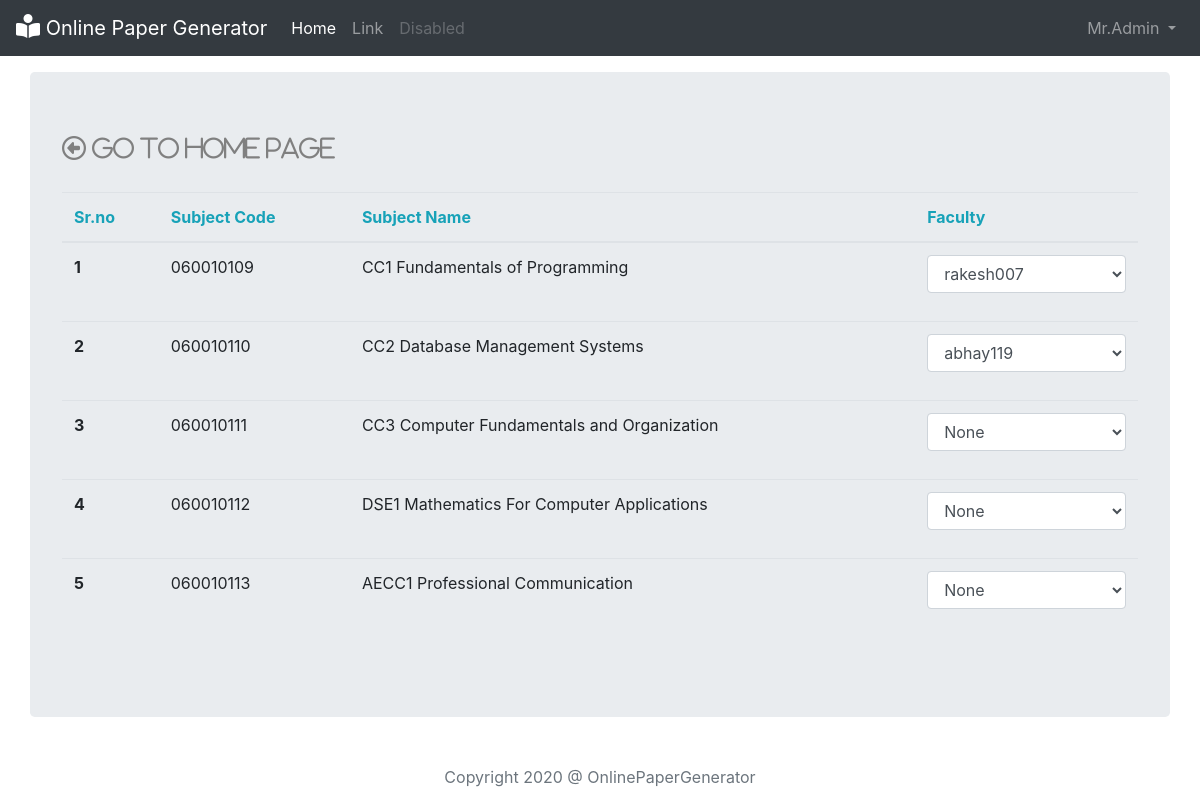
The page /adminhome/allocatesubject/ (signed in) on the database its author committed.
### OnlinePaperGenerator/models.py (models this page shows, shortened)
class subject(models.Model):
    subject_code = models.CharField(default = "", max_length=15)
    subject_name = models.CharField(max_length=100)
    sem = models.IntegerField()
    faculty = models.CharField(max_length=50,null=True, blank=True)

### OnlinePaperGenerator/views.py (the view)
# urls.py: path('adminhome/allocatesubject/', views.allocatesubject, name="allocatesubject"),
def allocatesubject(request):
    if request.user.is_superuser:
        sub = subject.objects.all()
        fac = User.objects.all()
        params = {
            "obj": sub,
            "faculty": fac
            }
        return render(request, "admin/allocatesubject.html",params)
    else:
        return HttpResponse("error 404: page not found")

### templates/admin/allocatesubject.html (shortened to what this page needs)
{% extends 'base.html' %}
{% block body %}
<div class="container mt-3 jumbotron">
    <a href="/adminhome/"><i class='far fa-arrow-alt-circle-left mb-3' style='font-size:24px;color:gray'> Go To Home Page</i></a>
    <table class="table mt-3">
        <thead class="text-info">
            <tr>
                <th scope="col">Sr.no</th>
                <th scope="col">Subject Code</th>
                <th scope="col">Subject Name</th>
                <th scope="col">Faculty</th>
            </tr>
        </thead>
        <tbody>
            {% for item in obj %}
            <tr id={{forloop.counter}}>
                <th scope="row">{{forloop.counter}}</th>
                <td name={{item.subject_code}}>{{ item.subject_code }}</td>
                <td>{{ item.subject_name }}</td>
                <td>
                    <div class="form-group">
                        <select id="inputState" class="form-control " onchange="demo({{forloop.counter}})">
                            {% if item.faculty == "" %}
                            <option disabled selected>Choose...</option>
                            {% else %}
                            <option selected>{{item.faculty}}</option>
                            {% endif %}
                        </select>
                    </div>
                </td>
            </tr>
            {% endfor %}
        </tbody>
    </table>
</div>
{% endblock %}

### templates/base.html (shortened to what this page needs)
<!doctype html>
<html lang="en">
<head>
  <link rel="stylesheet" href="https://stackpath.bootstrapcdn.com/bootstrap/4.4.1/css/bootstrap.min.css"
>
</head>
<nav class="navbar navbar-expand-lg navbar-dark bg-dark" id="navbar">
  <a class="navbar-brand" href="/">
    <i class='fas fa-book-reader' style='font-size:24px;color:white'></i>
    Online Paper Generator</a>
  <div class="collapse navbar-collapse" id="navbarSupportedContent">
    <ul class="navbar-nav mr-auto">
      <li class="nav-item active">
        {% if request.user.is_superuser %}
        <a class="nav-link" href="/adminhome/">Home <span class="sr-only">(current)</span></a>
        {% else %}
        <a class="nav-link" href="/home/{{request.user.username}}">Home <span class="sr-only">(current)</span></a>
        {% endif %}
      </li>
      <li class="nav-item">
        <a class="nav-link" href="#">Link</a>
      </li>
      <li class="nav-item">
        <a class="nav-link disabled" href="#" tabindex="-1" aria-disabled="true">Disabled</a>
      </li>
    </ul>
    {% if user.is_authenticated %}
    <ul class="navbar-nav ml-auto">
      <li class="nav-item dropdown">
        <a class="nav-link dropdown-toggle" href="#" id="navbarDropdown" role="button" data-toggle="dropdown"
          aria-haspopup="true" aria-expanded="false">
          {{request.user.first_name}}
        </a>
      </li>
    </ul>
    {% else %}
    <button type="button" class="btn btn-outline-success mx-3" data-toggle="modal"
      data-target="#loginmodal">Login</button>
    <button type="button" class="btn btn-outline-success" data-toggle="modal"
      data-target="#registrationmodal">Signup</button>
    {% endif %}
  </div>
</nav>
<body>
  {% autoescape on %}
  {% block body %} {% endblock %}
  <footer class="footer mt-auto py-3">
    <div class="container">
      <center>
        <span class="text-muted">Copyright 2020 @ OnlinePaperGenerator</span>
      </center>
    </div>
  </footer>
  {% endautoescape %}
</body>
</html>

### rows shown on the page
subject: subject_code "060010109", subject_name "CC1 Fundamentals of Programming", faculty "rakesh007"
subject: subject_code "060010110", subject_name "CC2 Database Management Systems", faculty "abhay119"
subject: subject_code "060010111", subject_name "CC3 Computer Fundamentals and Organization", faculty "None"
subject: subject_code "060010112", subject_name "DSE1 Mathematics For Computer Applications", faculty "None"
subject: subject_code "060010113", subject_name "AECC1 Professional Communication", faculty "None"

### other values the page prints
{{ request.user.first_name }} "Mr.Admin"
